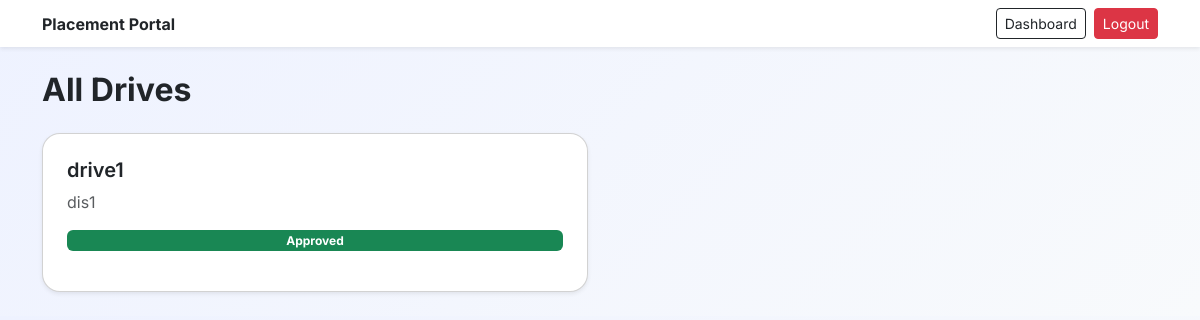
The app's page /admin/drives (signed in), older data.
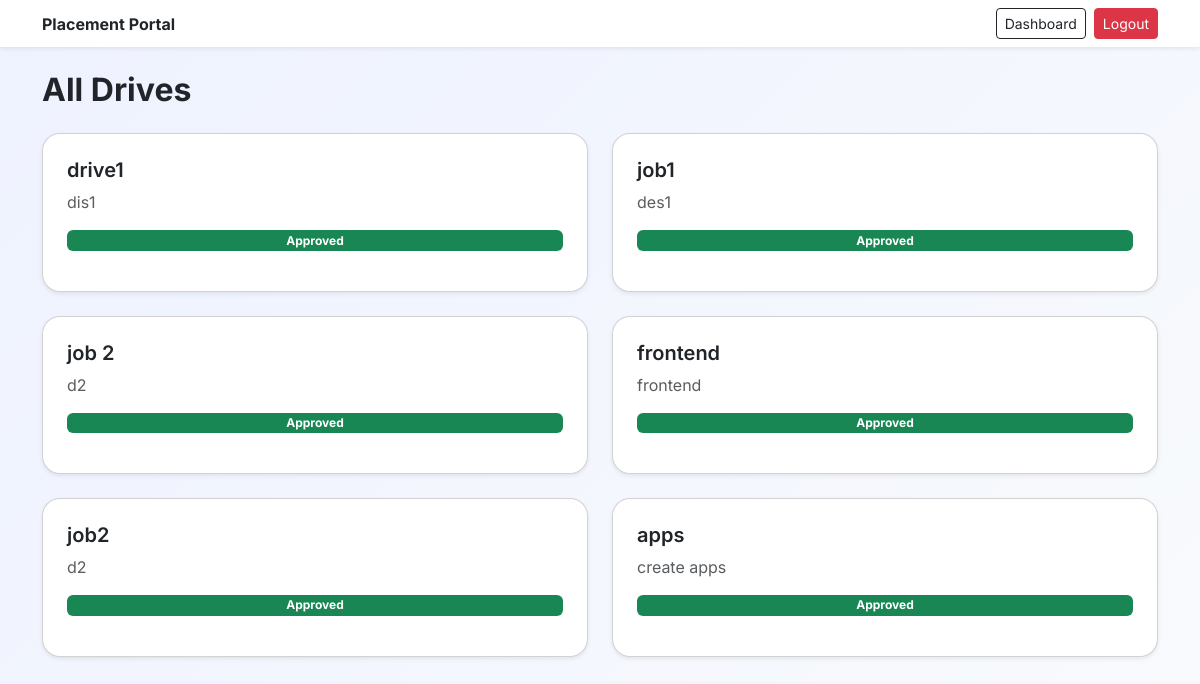
The same page, newer data.
### app.py (models this page shows)
class Drive(db.Model):
    id = db.Column(db.Integer, primary_key=True)
    company_id = db.Column(db.Integer)
    job_title = db.Column(db.String(100))
    job_description = db.Column(db.Text)
    eligibility = db.Column(db.String(100))
    deadline = db.Column(db.String(50))
    status = db.Column(db.String(20), default="pending")

### app.py (the view)
@app.route("/admin/drives")
def all_drives():
    if session.get("role") != "admin":
        return redirect("/")
    drives = Drive.query.all()
    return render_template("admin/all_drives.html", drives=drives)

### app.py (called while the page is built)
@app.before_request
def clear_session_on_restart():
    if not hasattr(app, "session_cleared"):
        session.clear()
        app.session_cleared = True

### templates/admin/all_drives.html (shortened to what this page needs)
<!DOCTYPE html>
<html>
<head>
    <link href="https://cdn.jsdelivr.net/npm/bootstrap@5.3.0/dist/css/bootstrap.min.css" rel="stylesheet">
    <link rel="stylesheet" href="{{ url_for('static', filename='style.css') }}">
</head>
<body style="background: linear-gradient(135deg, #eef2ff, #f8fafc);">
<nav class="navbar navbar-light bg-white shadow-sm mb-4">
    <div class="container d-flex justify-content-between">
        <span class="fw-bold">Placement Portal</span>
        <div class="d-flex align-items-center">
            <a href="/admin" class="btn btn-outline-dark btn-sm me-2">
                Dashboard
            </a>
            <a href="/logout" class="btn btn-danger btn-sm">
                Logout
            </a>
        </div>
    </div>
</nav>
<div class="container">
<h2 class="fw-bold mb-4">All Drives</h2>
<div class="row">
{% for d in drives %}
<div class="col-md-6">
    <div class="card p-4 mb-4 shadow-sm">
        <h5 class="fw-semibold">{{ d.job_title }}</h5>
        <p class="text-muted">{{ d.job_description }}</p>
        {% if d.status == "approved" %}
            <span class="badge bg-success mb-3">Approved</span>
        {% else %}
            <span class="badge bg-warning text-dark mb-3">Pending</span>
        {% endif %}
    </div>
</div>
{% endfor %}
</div>
</div>
</body>
</html>

### static/style.css (style rules this page uses)
body { background: linear-gradient(135deg, #eef2ff, #f8fafc); font-family: 'Inter', sans-serif; }
.card { border-radius: 18px; transition: all 0.3s ease; backdrop-filter: blur(10px); }
.btn { transition: all 0.2s ease; }

Row changes from the older to the newer data that the page shows:
added Drive: job_title "job1", job_description "des1", status "Approved"
added Drive: job_title "job 2", job_description "d2", status "Approved"
added Drive: job_title "frontend", job_description "frontend", status "Approved"
added Drive: job_title "job2", job_description "d2", status "Approved"
added Drive: job_title "apps", job_description "create apps", status "Approved"
